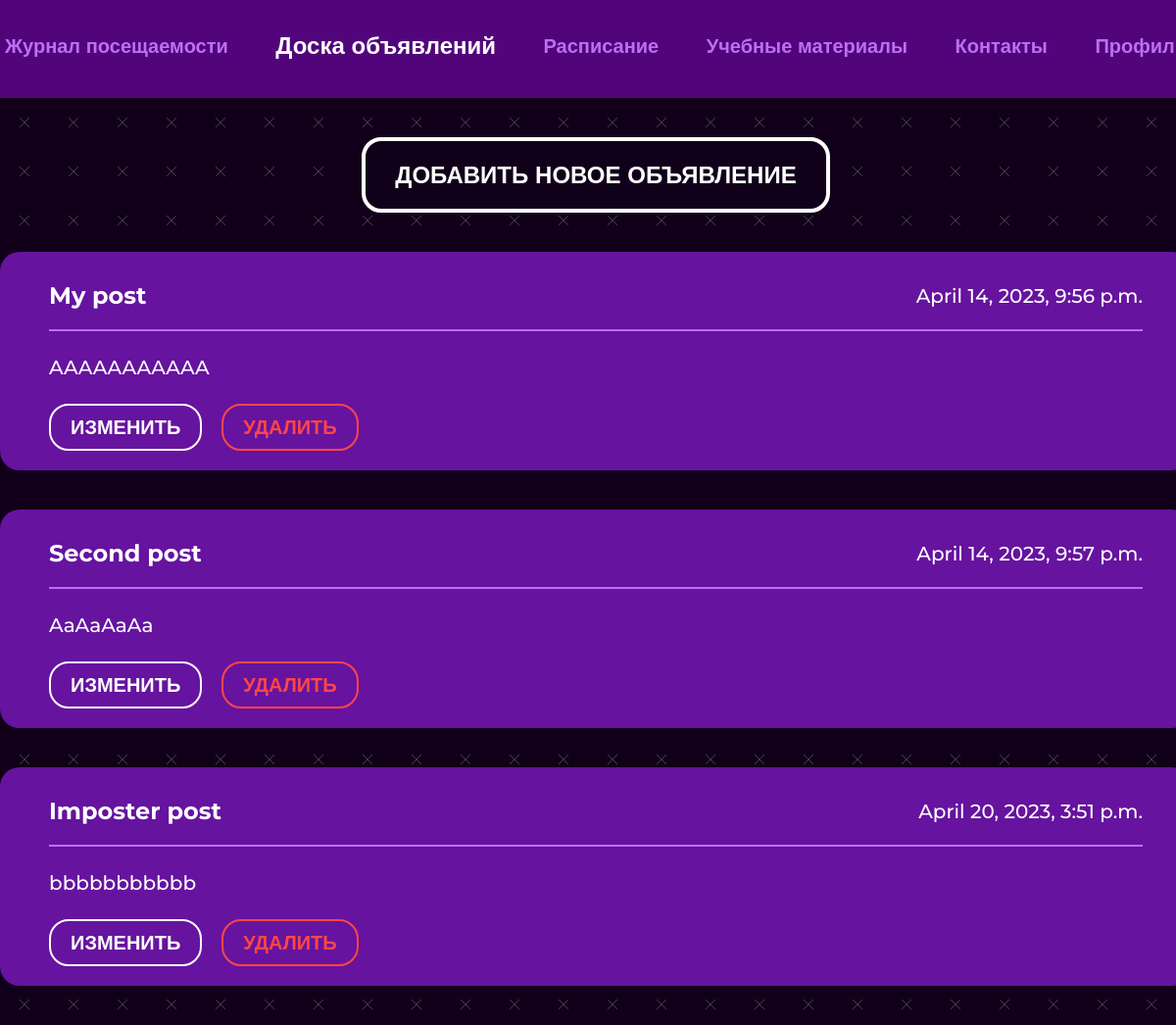
The page /index on the database as committed earlier.
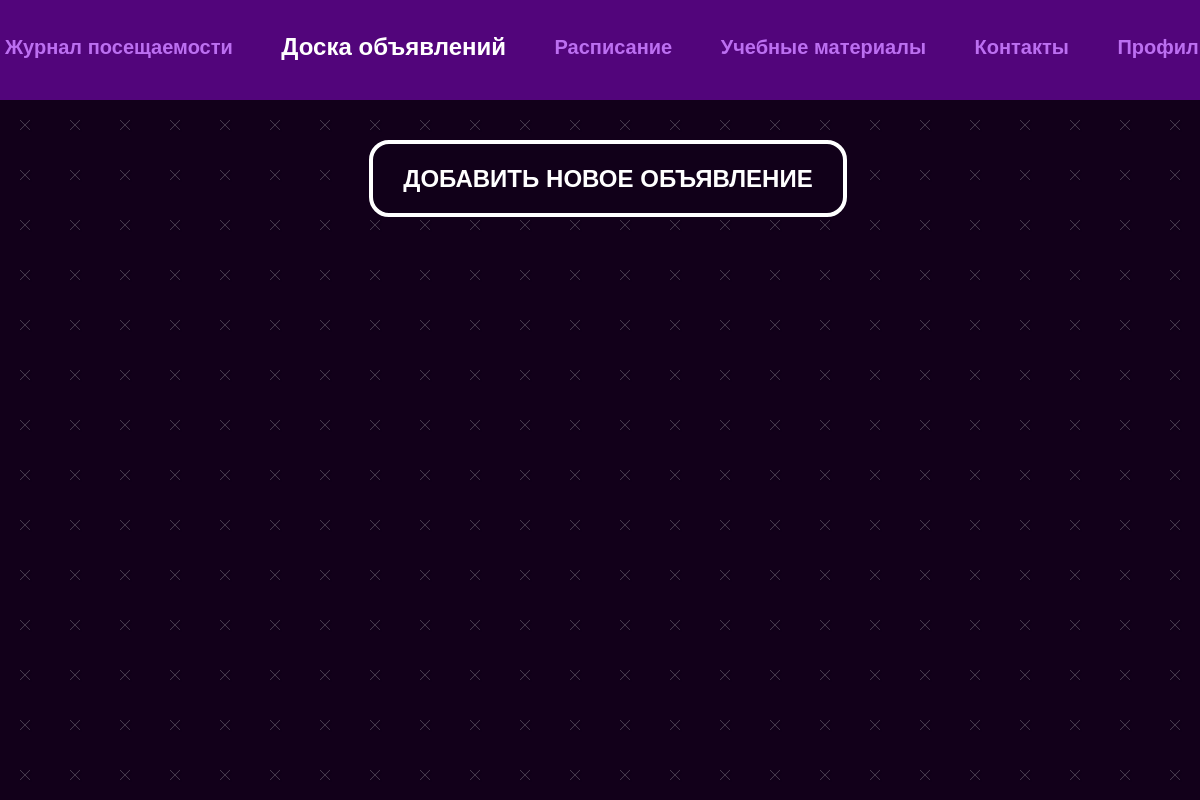
The same page on the database as committed later.
### main/models.py (models this page shows, shortened)
class Post(models.Model):
    title = models.CharField(max_length=100)
    text = models.TextField()
    time = models.DateTimeField(auto_now_add=True)
    room = models.ForeignKey(Room, on_delete=models.CASCADE)

### main/views.py (the view)
# urls.py: path('index', views.index, name='index'),
def index(request):
    posts = Post.objects.all()
    contex = {
        'posts': posts,
        'navbar': 'index'
    }
    return render(request, "main/index.html", context=contex)

### main/templates/main/index.html (shortened to what this page needs)
{% extends 'main/base.html' %}
{% load static %}
{% block content %}
    <div class="main__container __container">
        <div class="noticeboard">
            <a href="#" class="noticeboard__add">ДОБАВИТЬ НОВОЕ ОБЪЯВЛЕНИЕ</a>
            {% for elem in posts %}
            <div class="noticeboard__infoblock" id="block1">
              <div class="noticeboard__infoblock-header">
                <div class="noticeboard__infoblock-title">
                  {{ elem.title }}
                </div>
                <div class="noticeboard__infoblock-date">
                  {{ elem.time }}
                </div>
              </div>
              <div class="noticeboard__infoblock-text">{{ elem.text }}</div>
              <div class="noticeboard__infoblock-buttons">
                <a href="#"
                   class="noticeboard__infoblock-button edit">ИЗМЕНИТЬ</a>
                <a href="#"
                   class="noticeboard__infoblock-button delete">УДАЛИТЬ</a>
              </div>
            </div>
            {% endfor %}
        </div>
      </div>
{% endblock content%}

Rows that differ between the two databases and show on the page:
removed Post: title "My post", time "April 14, 2023, 9:56 p.m.", text "AAAAAAAAAAA"
removed Post: title "Second post", time "April 14, 2023, 9:57 p.m.", text "AaAaAaAa"
removed Post: title "Imposter post", time "April 20, 2023, 3:51 p.m.", text "bbbbbbbbbbb"
